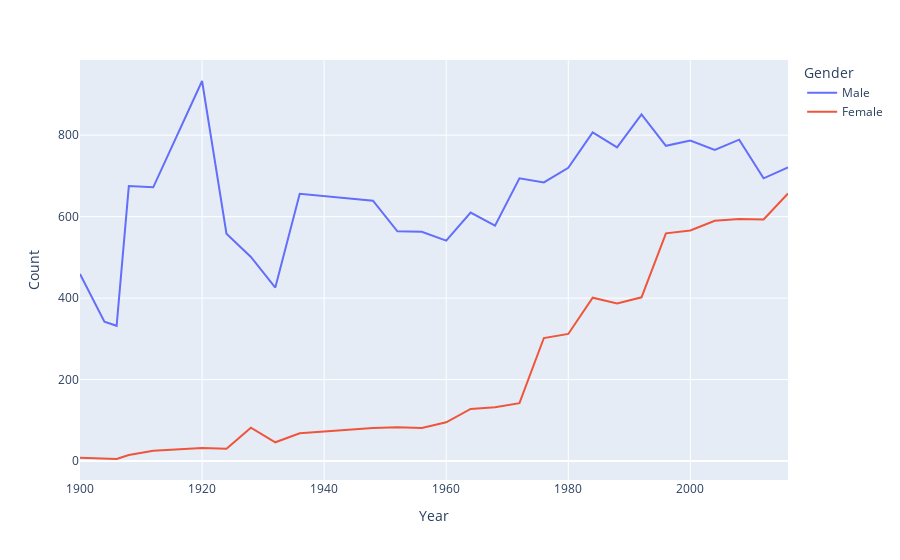

Notebook cell for this chart:
### Code cell
# Filter data for male and female athletes (assuming 'sex' is the correct column)
men = athlete_df[athlete_df['Sex'] == 'M'].groupby('Year').count()['Name'].reset_index()
women = athlete_df[athlete_df['Sex'] == 'F'].groupby('Year').count()['Name'].reset_index()

# Merge male and female athlete data on Year
final = men.merge(women, on="Year", suffixes=('_Male', '_Female'))

# Rename columns for clarity
final.rename(columns={'Name_Male': 'Male', 'Name_Female': 'Female'}, inplace=True)

# Create a line plot using Plotly
import plotly.express as px

fig = px.line(final, x="Year", y=["Male", "Female"], labels={'value': 'Count', 'variable': 'Gender'})
fig.show()

### Figure 1 — Plotly figure (JSON) as saved in the notebook; plotly's stock layout.template omitted (floating-point values rounded to 4 significant figures)
{"data": [{"hovertemplate": "Gender=Male<br>Year=%{x}<br>Count=%{y}<extra></extra>", "legendgroup": "Male", "line": {"color": "#636efa", "dash": "solid"}, "marker": {"symbol": "circle"}, "mode": "lines", "name": "Male", "orientation": "v", "showlegend": true, "type": "scatter", "x": [1900, 1904, 1906, 1908, 1912, 1920, 1924, 1928, 1932, 1936, 1948, 1952, 1956, 1960, 1964, 1968, 1972, 1976, 1980, 1984, 1988, 1992, 1996, 2000, 2004, 2008, 2012, 2016], "xaxis": "x", "y": [459, 342, 332, 675, 672, 933, 558, 501, 426, 656, 639, 564, 563, 541, 610, 578, 694, 684, 720, 807, 770, 851, 774, 787, 764, 789, 694, 721], "yaxis": "y"}, {"hovertemplate": "Gender=Female<br>Year=%{x}<br>Count=%{y}<extra></extra>", "legendgroup": "Female", "line": {"color": "#EF553B", "dash": "solid"}, "marker": {"symbol": "circle"}, "mode": "lines", "name": "Female", "orientation": "v", "showlegend": true, "type": "scatter", "x": [1900, 1904, 1906, 1908, 1912, 1920, 1924, 1928, 1932, 1936, 1948, 1952, 1956, 1960, 1964, 1968, 1972, 1976, 1980, 1984, 1988, 1992, 1996, 2000, 2004, 2008, 2012, 2016], "xaxis": "x", "y": [8, 5, 5, 15, 25, 32, 30, 82, 46, 68, 81, 83, 81, 95, 128, 132, 142, 302, 312, 401, 387, 402, 559, 566, 590, 594, 593, 657], "yaxis": "y"}], "layout": {"legend": {"title": {"text": "Gender"}, "tracegroupgap": 0}, "margin": {"t": 60}, "xaxis": {"anchor": "y", "domain": [0, 1], "title": {"text": "Year"}}, "yaxis": {"anchor": "x", "domain": [0, 1], "title": {"text": "Count"}}}}
